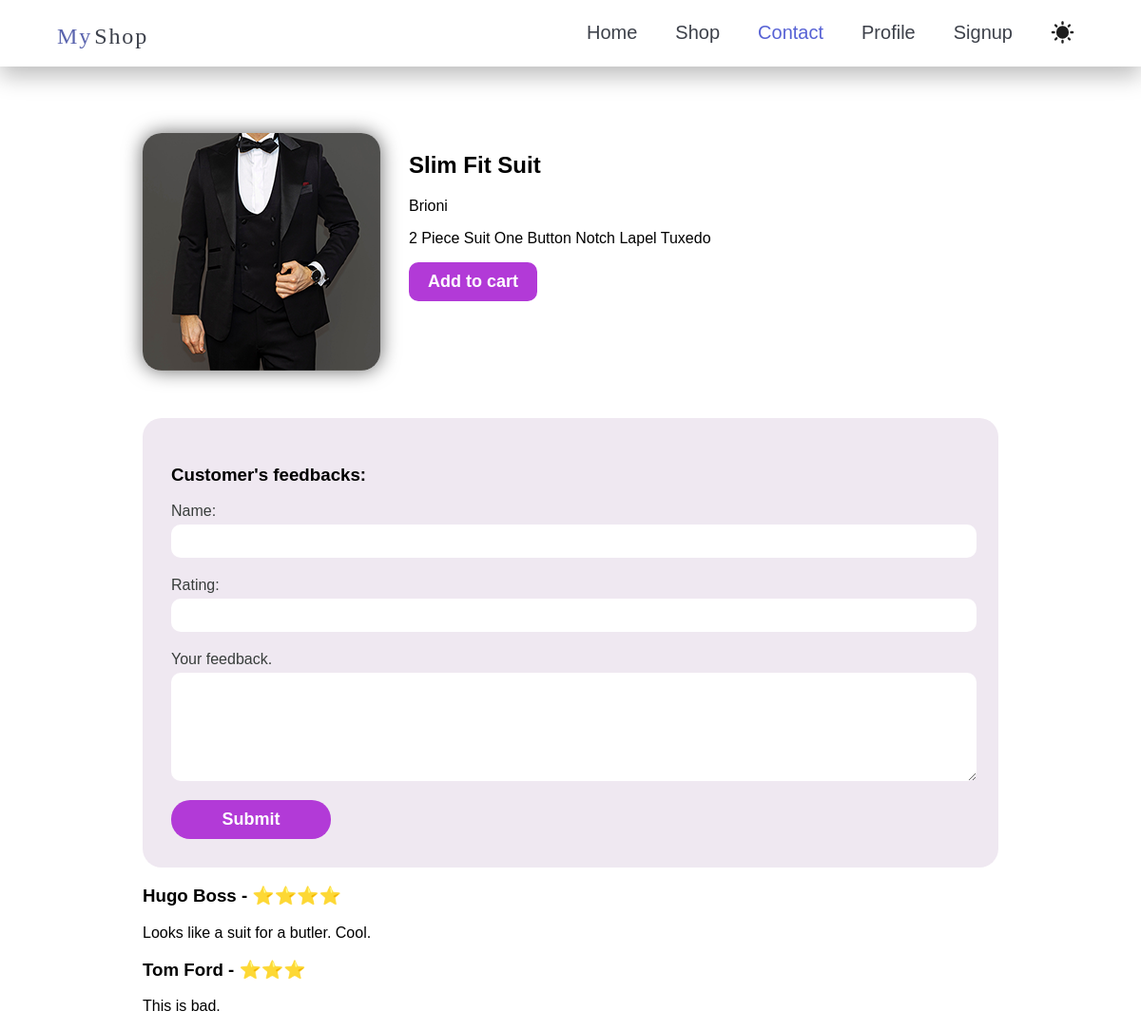
Page /products/Brioni/3 on the committed database.
### products/models.py (models this page shows, shortened)
class Product(models.Model):
    title = models.CharField(max_length=70)
    description = models.TextField()
    category = models.ManyToManyField(Category)
    image = models.ImageField(blank=True, upload_to="product-img") #uploat_to assigns a folder for the upload file
    brand = models.ForeignKey(Brand, on_delete=models.CASCADE, null=True)
    price = models.PositiveIntegerField()
    slug = models.SlugField(blank=True)
    is_bestseller = models.BooleanField(default=False)
    suggestions = models.ManyToManyField("self", blank=True)

class Brand(models.Model):
    name = models.CharField(max_length=50)
    logo = models.ImageField(blank=True, upload_to="product-brand")
    address = models.OneToOneField(Address, on_delete=models.CASCADE, null=True)

class Feedback(models.Model):
    name = models.CharField(max_length=50)
    rating = models.PositiveIntegerField()
    product = models.ForeignKey(Product, on_delete=models.CASCADE)
    text = models.TextField()

### products/views.py (the view, shortened to what this page needs)
# urls.py: path('products/<product_brand>/<product_slug>', views.product_page, name="product_page")
def product_page(request, product_brand, product_slug):
    product = Product.objects.get(slug=product_slug)
    form = FeedbackForm()
    reviews = Feedback.objects.filter(product = product)
    context = {
        "product": product,
        "form": form,
        "reviews": reviews,
    }
    return render(
        request,
        "products/product.html",
        context=context,
    )

### products/forms.py
class FeedbackForm(forms.Form):
    name = forms.CharField(max_length=20, required=True)
    rating = forms.IntegerField(min_value=1, max_value=5)
    feedback = forms.CharField(label="Your feedback.", widget=forms.Textarea(attrs={
        "rows":5,
    }))

### products/templates/products/product.html (shortened to what this page needs)
{% extends 'base.html' %}
{% load static %}
{% block css %}{% static 'products/product.css' %}{% endblock css %}
{% block body %}
  {% include "includes/_nav.html" %}
  <main>
    <section id="product-con">
      <img src="{{product.image.url}}" alt="product-image">
      <div>
        <h1>{{product.title}}</h1>
        <p>{{product.brand.name}}</p>
        <p>{{product.description}}</p>
        <button type="button">Add to cart</button>
      </div>
    </section>
    <section id="feedback">
      <h3>Customer's feedbacks:</h3>
      <div>
        <form method="POST">
          {% for field in form %}
            {{field.label_tag}}
            {{field}}
          {% endfor %}
          <button type="submit">Submit</button>
        </form>
      </div>
    </section>
    <section id="reviews-con">
      {% for review in reviews %}
        <div>
          <h3>{{review.name}} - {% comment %}{{review.rating}}{% endcomment %}
            {% if review.rating == 5 %} ⭐⭐⭐⭐⭐
            {% elif review.rating == 4 %} ⭐⭐⭐⭐
            {% elif review.rating == 3 %} ⭐⭐⭐
            {% elif review.rating == 2 %} ⭐⭐
            {% elif review.rating == 1 %} ⭐
            {% endif %}
          </h3>
          <p>{{review.text}}</p>
        </div>
      {% endfor %}
    </section>
  </main>
{% endblock body %}

### products/static/products/product.css (style rules this page uses)
body { font-family: Arial, Helvetica, sans-serif; margin: 0; }
main { width: 900px; margin: 0 auto; }
#product-con { margin: 70px 0 0; display: flex; gap: 0 30px; }
#product-con img { border-radius: 20px; box-shadow: 0px 0px 20px 0px rgba(0, 0, 0, 0.6); }
#product-con button { padding: 10px 20px; font-size: 18px; font-weight: 700; color: #fff; background-color: #b23ad7; border: none; border-radius: 10px; transition: all 0.3s ease-out; }
#feedback { margin: 50px 0 0; background-color: #efe8f1; color: #383d3b; padding: 30px 30px; border-radius: 20px; }
#feedback h3 { color: #000; }
#feedback label { display: block; font-weight: 300; }
#feedback input, #feedback textarea { display: block; width: 98%; border: none; border-radius: 10px; margin: 5px 0 20px; padding: 7px 12px; font-size: 1.1rem; }
#feedback button { font-size: 18px; padding: 10px 50px; background-color: #b23ad7; color: #fff; font-weight: 700; border: none; width: 20%; border-radius: 20px; transition: all 0.3s ease-out; }

### rows in the picture
Product: image (picture), title "Slim Fit Suit", brand.name "Brioni", description "2 Piece Suit One Button Notch Lapel Tuxedo"
Feedback: name "Hugo Boss", text "Looks like a suit for a butler. Cool."
Feedback: name "Tom Ford", text "This is bad."

### other values in the picture
{{ field.label_tag }} "Name:" "Rating:" "Your feedback."
